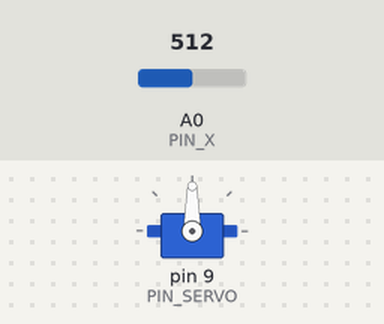
A sketch run on a simulated Arduino Uno, built with avr-gcc and run on an emulated ATmega328P. Shown: servo. The test bench sets the inputs (shaded band); at power-on: A0 (PIN_X) = 512.

Above: at 1.2 s.
1.3 s: A0 (PIN_X) set to 593
2.8 s: A0 (PIN_X) set to 614
At 3.4 s:
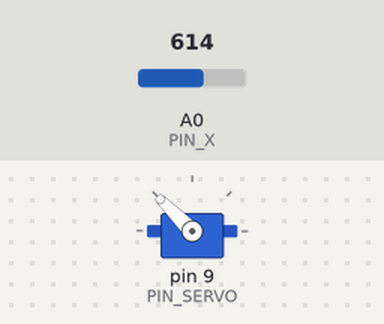
4.3 s: A0 (PIN_X) set to 390
At 5.5 s:
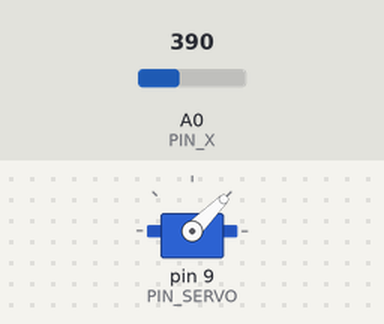
5.8 s: A0 (PIN_X) set to 412
At 6.9 s:
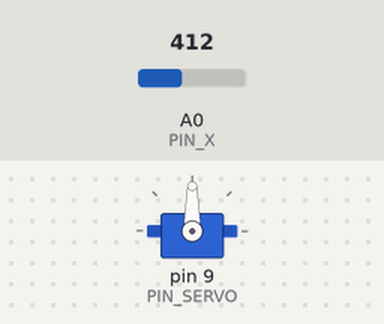
7.3 s: A0 (PIN_X) set to 306
At 8.1 s:
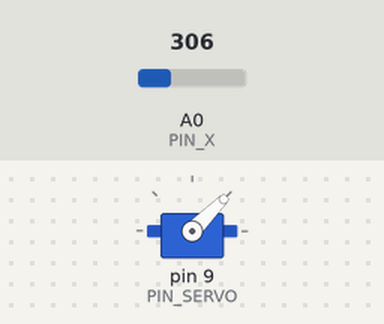
Timing chart, 0 to 9.8 s (numbered marks = the images above; inputs shaded):
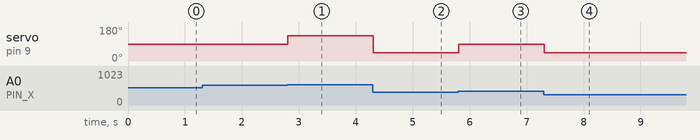

The sketch:

Prac4_1.ino
```cpp
#include <Servo.h>

#define PIN_X A0
#define PIN_SERVO 9

Servo s;

void setup() {
  pinMode(PIN_X, INPUT);
  s.attach(PIN_SERVO);
}

void loop() {
  int val = analogRead(PIN_X);
  if (val < 400) {
    s.write(45);
  } else if (val > 600) {
    s.write(135);
  } else {
    s.write(90);
  }
  delay(15);
}
```

Measured:
- the behaviour switches between 600 and 601 on A0 (PIN_X) (found by bisection; images 0 and 1)
- the behaviour switches between 399 and 400 on A0 (PIN_X) (found by bisection; images 2 and 3)
- after the input at 1.3 s, every drawn part: stays the same
- after the input at 2.8 s, servo on pin 9 (PIN_SERVO): 90° → 135° at once
- after the input at 4.3 s, servo on pin 9 (PIN_SERVO): 135° → 45° at once
- after the input at 5.8 s, servo on pin 9 (PIN_SERVO): 45° → 90° at once
- after the input at 7.3 s, servo on pin 9 (PIN_SERVO): 90° → 45° at once
